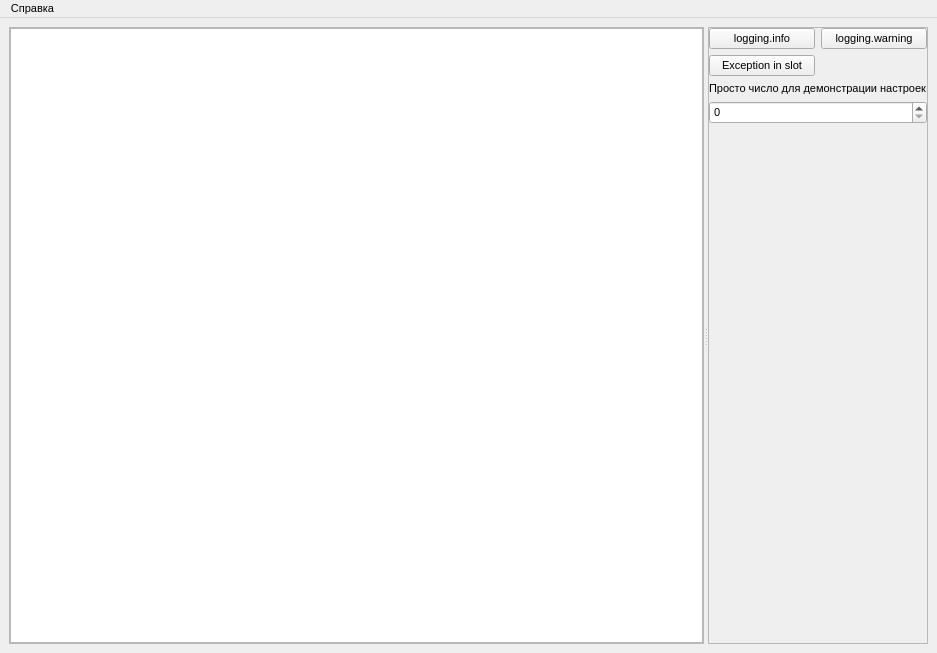
<?xml version="1.0" encoding="UTF-8"?>
<ui version="4.0">
 <class>MainWindow</class>
 <widget class="QMainWindow" name="MainWindow">
  <property name="geometry">
   <rect>
    <x>0</x>
    <y>0</y>
    <width>937</width>
    <height>653</height>
   </rect>
  </property>
  <property name="font">
   <font>
    <pointsize>8</pointsize>
   </font>
  </property>
  <property name="windowTitle">
   <string>title</string>
  </property>
  <property name="windowIcon">
   <iconset>
    <normaloff>../main_icon.ico</normaloff>../main_icon.ico</iconset>
  </property>
  <widget class="QWidget" name="centralwidget">
   <layout class="QGridLayout" name="gridLayout_2">
    <item row="0" column="0">
     <widget class="QSplitter" name="mw_splitter_1">
      <property name="orientation">
       <enum>Qt::Horizontal</enum>
      </property>
      <widget class="QFrame" name="frame">
       <property name="sizePolicy">
        <sizepolicy hsizetype="Expanding" vsizetype="Preferred">
         <horstretch>1</horstretch>
         <verstretch>0</verstretch>
        </sizepolicy>
       </property>
       <property name="frameShape">
        <enum>QFrame::StyledPanel</enum>
       </property>
       <property name="frameShadow">
        <enum>QFrame::Raised</enum>
       </property>
       <layout class="QGridLayout" name="gridLayout">
        <property name="leftMargin">
         <number>0</number>
        </property>
        <property name="topMargin">
         <number>0</number>
        </property>
        <property name="rightMargin">
         <number>0</number>
        </property>
        <property name="bottomMargin">
         <number>0</number>
        </property>
        <item row="0" column="0">
         <widget class="QTextEdit" name="log_text_edit"/>
        </item>
       </layout>
      </widget>
      <widget class="QFrame" name="frame_2">
       <property name="frameShape">
        <enum>QFrame::StyledPanel</enum>
       </property>
       <property name="frameShadow">
        <enum>QFrame::Raised</enum>
       </property>
       <layout class="QGridLayout" name="gridLayout_4">
        <property name="leftMargin">
         <number>0</number>
        </property>
        <property name="topMargin">
         <number>0</number>
        </property>
        <property name="rightMargin">
         <number>0</number>
        </property>
        <property name="bottomMargin">
         <number>0</number>
        </property>
        <item row="4" column="0">
         <spacer name="verticalSpacer">
          <property name="orientation">
           <enum>Qt::Vertical</enum>
          </property>
          <property name="sizeHint" stdset="0">
           <size>
            <width>20</width>
            <height>40</height>
           </size>
          </property>
         </spacer>
        </item>
        <item row="0" column="0">
         <widget class="QPushButton" name="logging_info_button">
          <property name="text">
           <string>logging.info</string>
          </property>
         </widget>
        </item>
        <item row="1" column="0">
         <widget class="QPushButton" name="exception_in_slot_button">
          <property name="text">
           <string>Exception in slot</string>
          </property>
         </widget>
        </item>
        <item row="2" column="0" colspan="2">
         <widget class="QLabel" name="label">
          <property name="text">
           <string>Просто число для демонстрации настроек</string>
          </property>
         </widget>
        </item>
        <item row="0" column="1">
         <widget class="QPushButton" name="logging_warning_button">
          <property name="text">
           <string>logging.warning</string>
          </property>
         </widget>
        </item>
        <item row="3" column="0" colspan="2">
         <widget class="QSpinBox" name="some_spinbox">
          <property name="maximum">
           <number>999999999</number>
          </property>
         </widget>
        </item>
       </layout>
      </widget>
     </widget>
    </item>
   </layout>
  </widget>
  <widget class="QMenuBar" name="menubar">
   <property name="geometry">
    <rect>
     <x>0</x>
     <y>0</y>
     <width>937</width>
     <height>26</height>
    </rect>
   </property>
   <widget class="QMenu" name="menu">
    <property name="title">
     <string>Справка</string>
    </property>
    <addaction name="about_action"/>
   </widget>
   <addaction name="menu"/>
  </widget>
  <action name="open_about_action">
   <property name="text">
    <string>О программе...</string>
   </property>
  </action>
  <action name="russian_language_action">
   <property name="checkable">
    <bool>true</bool>
   </property>
   <property name="text">
    <string>Русский</string>
   </property>
  </action>
  <action name="english_language_action">
   <property name="checkable">
    <bool>true</bool>
   </property>
   <property name="text">
    <string>English</string>
   </property>
  </action>
  <action name="about_action">
   <property name="text">
    <string>О программе...</string>
   </property>
  </action>
 </widget>
 <resources>
  <include location="../resources/icons.qrc"/>
  <include location="../resources/icons.qrc"/>
 </resources>
 <connections/>
</ui>
